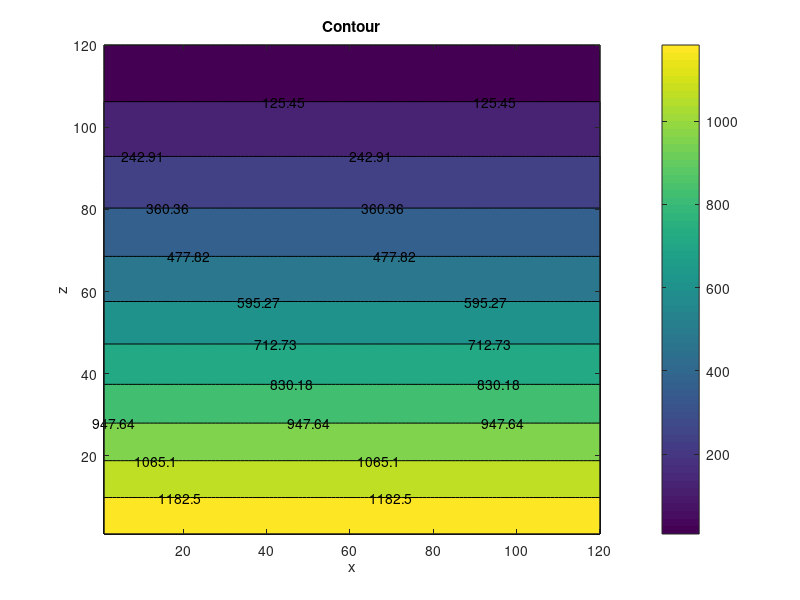
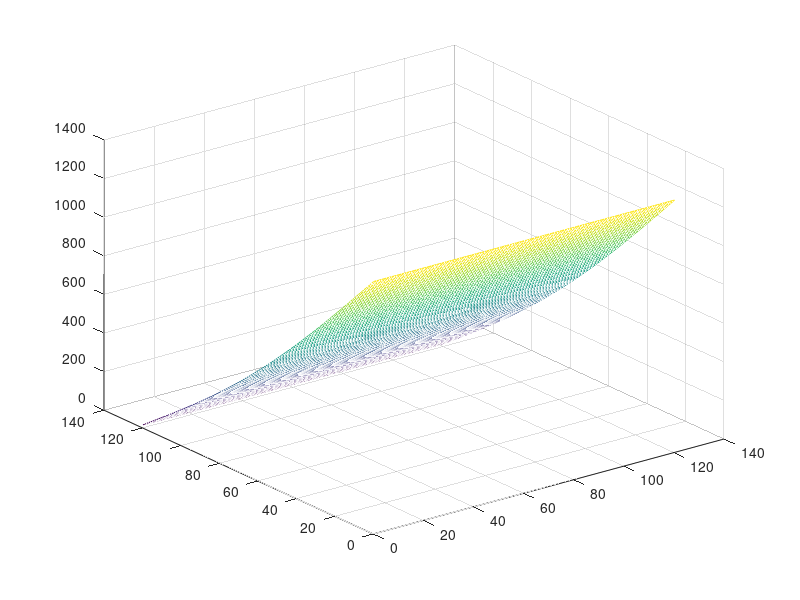

The MATLAB script that drew these images, in order:
home
close all
clear all

%Accessing the 'data' folder on github
addpath('..\..\data')

%Loading stable solutions
forward = load('fwdgeo120.txt');


%%

dx = linspace(1,120,length(forward));
dy = dx;
[X,Y] = meshgrid(dx,dy);


%Plotting the data
figure(1)
contourf(X,Y,forward,'ShowText','on'); %Crank-Nicolson
colorbar
title('Contour') %Title
xlabel('x') %Labels and legend
ylabel('z')

figure(2)
mesh(forward)